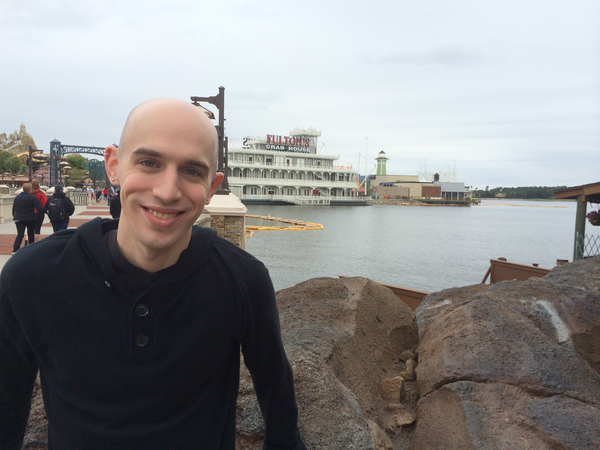
#> input picture 01__Basics/01.01-Loading_displaying_saving_imgs/florida_trip.png, 600 x 450 px
$ jupyter execute 'image basics.ipynb'
#> lines starting #> are read from the running program, lines starting #| are printed output that depends on the picture; after the words box and inside, x2 and y2 are one past the last pixel; in counts of white or black regions, pixels touching at a corner belong together
[cell 1]
# import the necessary packages
import cv2
from matplotlib import pyplot as plt

[cell 2]
################################################################################
#
#       1.1 Loading, displaying and saving images
#
################################################################################

#   load the image and show some basic information on it

image = cv2.imread('florida_trip.png')
#> image is the input picture: shape (450, 600, 3); mean B, G, R 139.9, 140.1, 141

print("width: {w} pixels"  .format(w = image.shape[1]) )
#| width: 600 pixels
print("height: {h}  pixels".format(h = image.shape[0]) )
#| height: 450  pixels
print("channels: {c}"      .format(c = image.shape[2]) )
#| channels: 3

[cell 3]
# show the image and wait for a keypress
plt.imshow(cv2.cvtColor(image, cv2.COLOR_BGR2RGB))
plt.show()

[cell 4]
# save the image -- OpenCV handles converting filetypes
# automatically
cv2.imwrite("newimage.jpg", image)
#> Out = True

[cell 5]
################################################################################
#
#       1.2 Image basics
#
################################################################################

[cell 6]
(h, w) = image.shape[:2]
#> h = 450; w = 600


# images are just NumPy arrays. The top-left pixel can be found at (0, 0)
(b, g, r) = image[0, 0]
#> b = 246; g = 240; r = 233
print("Pixel at (0, 0) - Red: {r}, Green: {g}, Blue: {b}".format(r=r, g=g, b=b))
#| Pixel at (0, 0) - Red: 233, Green: 240, Blue: 246

[cell 7]
# now, let's change the value of the pixel at (0, 0) and make it red
image[0, 0] = (0, 0, 255)
#> image: shape (450, 600, 3); under 0.01% of pixels changed, all inside (x1, y1, x2, y2) = (0, 0, 1, 1)
(b, g, r) = image[0, 0]
#> b = 0; g = 0; r = 255
print("Pixel at (0, 0) - Red: {r}, Green: {g}, Blue: {b}".format(r=r, g=g, b=b))
#| Pixel at (0, 0) - Red: 255, Green: 0, Blue: 0

[cell 8]
# compute the center of the image, which is simply the width and height divided by two
(cX, cY) = (w // 2, h // 2)  # the // rounds down the result of the division
#> cX = 300; cY = 225

[cell 9]
# since we are using NumPy arrays, we can apply slicing and grab large chunks
# of the image -- let's grab the top-left corner
tl = image[0:cY, 0:cX]
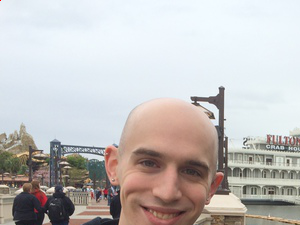
#> tl: shape (225, 300, 3); mean B, G, R 190.2, 191.3, 194.5
plt.imshow(cv2.cvtColor(tl, cv2.COLOR_BGR2RGB))
plt.show()

[cell 10]
# in a similar fashion, let's grab the top-right, bottom-right, and bottom-left
# corners and display them
tr = image[0:cY, cX:w]
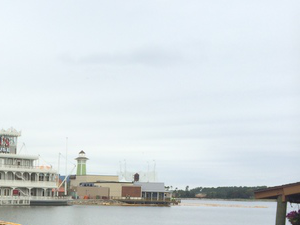
#> tr: shape (225, 300, 3); mean B, G, R 223.7, 220.3, 212.6
br = image[cY:h, cX:w]
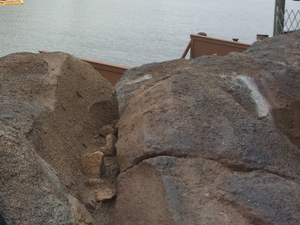
#> br: shape (225, 300, 3); mean B, G, R 101.8, 108, 115.1
bl = image[cY:h, 0:cX]
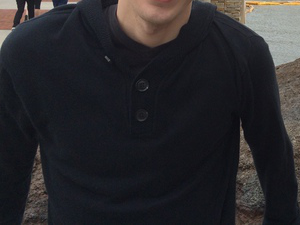
#> bl: shape (225, 300, 3); mean B, G, R 43.7, 40.7, 41.7

plt.imshow(cv2.cvtColor(tr, cv2.COLOR_BGR2RGB))
plt.show()
plt.imshow(cv2.cvtColor(br, cv2.COLOR_BGR2RGB))
plt.show()
plt.imshow(cv2.cvtColor(bl, cv2.COLOR_BGR2RGB))
plt.show()

[cell 11]
# now let's make the top-left corner of the original image green
image[0:cY, 0:cX] = (0, 255, 0)
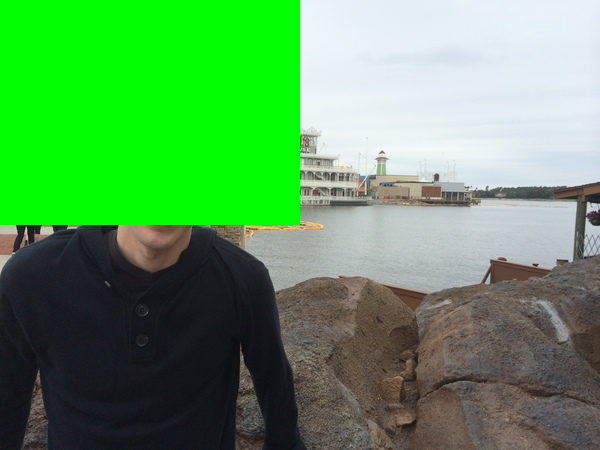
#> image: shape (450, 600, 3); mean B, G, R 92.3, 156, 92.4

# Show our updated image
plt.imshow(cv2.cvtColor(image, cv2.COLOR_BGR2RGB))
plt.show()

[cell 12]
################################################################################
#
#       1.3 Drawing
#
################################################################################

import numpy as np

# initialize our canvas as a 300x300 with 3 channels, Red, Green,
# and Blue, with a black background
canvas = np.zeros((300, 300, 3), dtype="uint8")

# draw a green line from the top-left corner of our canvas to the bottom-right
green = (0, 255, 0)
blue  = (255, 0, 0)
red   = (0, 0, 255)

cv2.line(canvas, (0, 0), (300, 300), green)

# now, draw a 3 pixel thick red line from the top-right corner to the bottom-left

cv2.line(canvas, (300, 0), (0, 300), red, 3)

plt.imshow(cv2.cvtColor(canvas, cv2.COLOR_BGR2RGB))
plt.show()
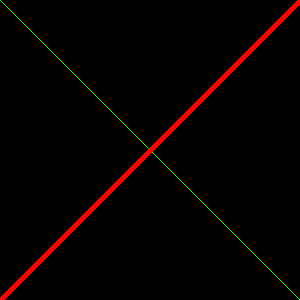
#> shown: shape (300, 300, 3); mean R, G, B 5.9, 0.8, 0

[cell 13]
# draw a green 50x50 pixel square, starting at 10x10 and ending at 60x60
cv2.rectangle(canvas, (10, 10), (60, 60), green)

# draw another rectangle, this time we'll make it red and 5 pixels thick
cv2.rectangle(canvas, (50, 200), (200, 225), red, 5)

# let's draw one last rectangle: blue and filled in
cv2.rectangle(canvas, (200, 50), (225, 125), blue, -1)
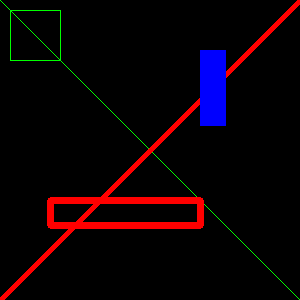
#> canvas: shape (300, 300, 3); mean of channels 0, 1, 2 5.6, 1.4, 12; drawn as B, G, R

plt.imshow(cv2.cvtColor(canvas, cv2.COLOR_BGR2RGB))
plt.show()

[cell 14]
# reset our canvas and draw a white circle at the center of the canvas with
# increasing radii - from 25 pixels to 150 pixels
canvas = np.zeros((300, 300, 3), dtype="uint8")

(centerX, centerY) = (canvas.shape[1] // 2, canvas.shape[0] // 2)

white = (255, 255, 255)

for r in range(0, 175, 25):
	cv2.circle(canvas, (centerX, centerY), r, white ,2)
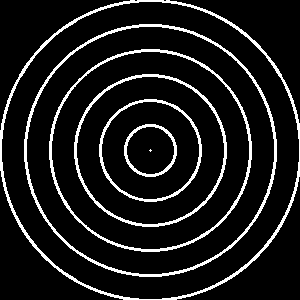
#> canvas: shape (300, 300, 3); 10.7% white; 7 white regions (1 under 20 px), largest, box (x1, y1, x2, y2) and area: (0, 0, 300, 300) 2671, (24, 24, 277, 277) 2332, (49, 49, 252, 252) 1810, (74, 74, 227, 227) 1432, (99, 99, 202, 202) 924, (124, 124, 177, 177) 488

# show our work of art
plt.imshow(cv2.cvtColor(canvas, cv2.COLOR_BGR2RGB))
plt.show()

[cell 15]
# let's go crazy and draw 25 random circles
for i in range(0, 25):
	# randomly generate a radius size between 5 and 200, generate a random
	# color, and then pick a random point on our canvas where the circle
	# will be drawn
	radius = np.random.randint(5, high=200)
	color  = np.random.randint(0, high=256, size = (3,)).tolist()
	pt     = np.random.randint(0, high=300, size = (2,))

  # draw our random circle
	cv2.circle(canvas, tuple(pt), radius, color, -1)
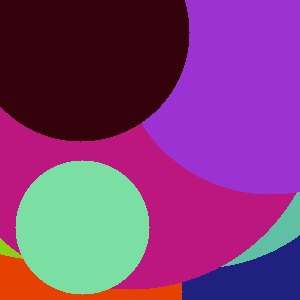
#> canvas: shape (300, 300, 3); mean of channels 0, 1, 2 120.2, 61, 125.3; drawn as B, G, R

# Show our masterpiece
plt.imshow(cv2.cvtColor(canvas, cv2.COLOR_BGR2RGB))
plt.show()

[cell 16]
# draw a circle around my face, two filled in circles covering my eyes, and
# a rectangle surrounding my mouth
cv2.circle(image, (168, 188), 90, (0, 0, 255), 2)
cv2.circle(image, (150, 164), 10, (0, 0, 255), -1)
cv2.circle(image, (192, 174), 10, (0, 0, 255), -1)
cv2.rectangle(image, (134, 200), (186, 218), (0, 0, 255), -1)
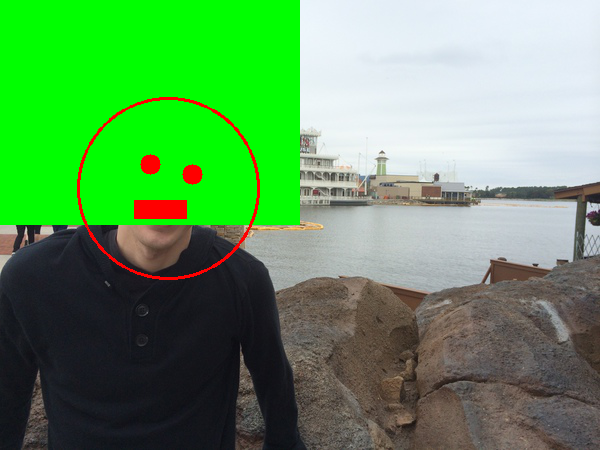
#> image: shape (450, 600, 3); mean B, G, R 92.2, 153.3, 95.4

# show the output image
plt.imshow(cv2.cvtColor(image, cv2.COLOR_BGR2RGB))
plt.show()
